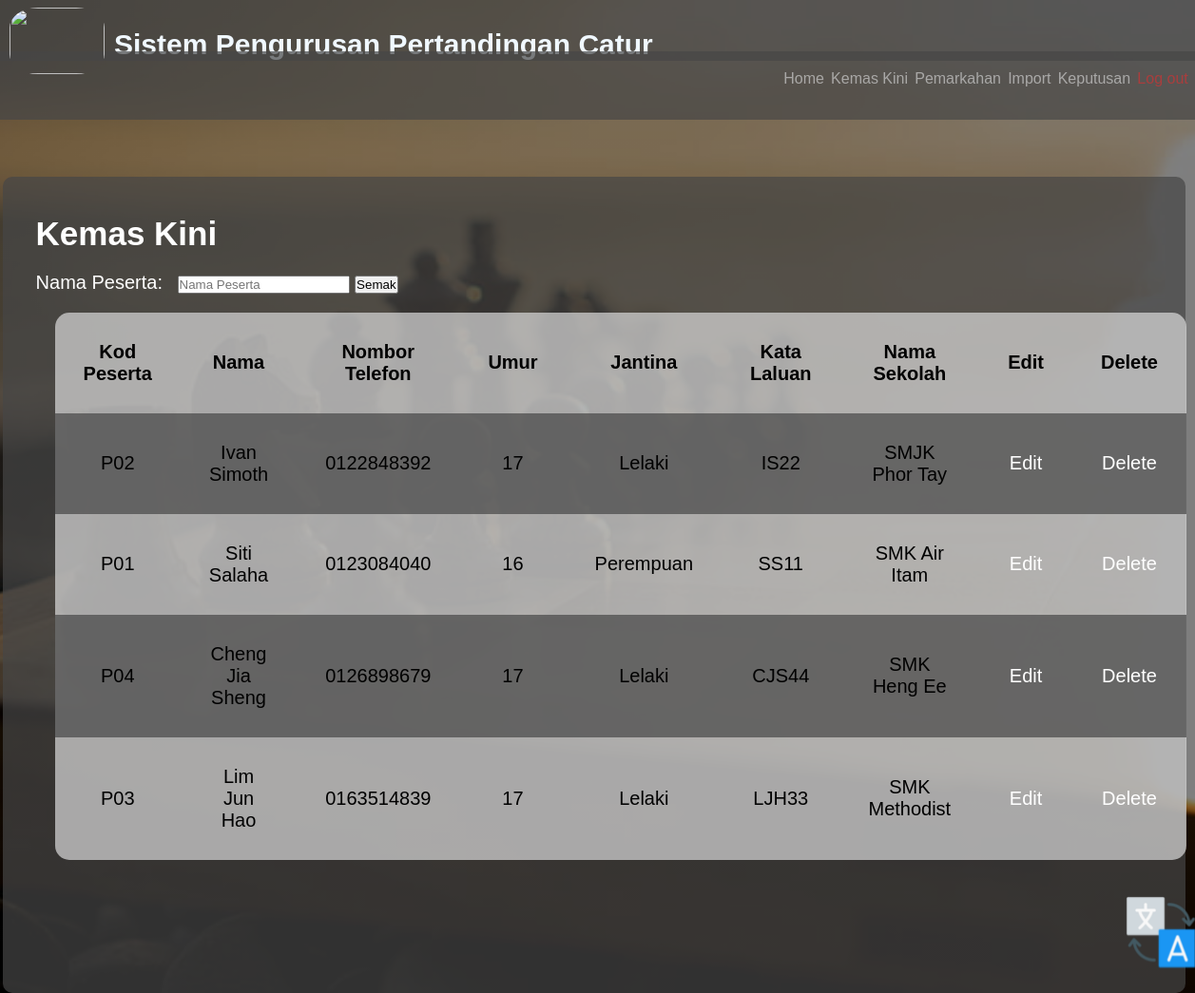
/util.php, run on the app's committed database.
### tables this page shows
CREATE TABLE `peserta` (
  `Kod_Peserta` varchar(12) NOT NULL,
  `Nama_Peserta` varchar(50) NOT NULL,
  `Nombor_Telefon` varchar(10) NOT NULL,
  `Umur` int(2) NOT NULL,
  `Jantina` varchar(9) NOT NULL,
  `Katalaluan_Peserta` varchar(5) NOT NULL,
  `Kod_Sekolah` varchar(7) NOT NULL
);

CREATE TABLE `sekolah` (
  `Kod_Sekolah` varchar(7) NOT NULL,
  `Nama_Sekolah` varchar(50) NOT NULL
);

### util.php (the view, shortened to what this page needs)
<!DOCTYPE html>
<link rel="stylesheet" type="text/css" href="style.css">
<?php
include('tab.php');
require_once('dbconnection.php');
?>
<body>
    <section id="contentbox">
    <b><p id="eng-Title" style="color: white;font-size: 35px; padding-left:20px;">Kemas Kini</p></b>
        <form method="POST" action="util.php">
        <p style="padding-top:20px; padding-left:20px; color:white;font-size: 20px">Nama Peserta: <input name="locate" style="margin-left: 10px;" type="text" placeholder="Nama Peserta">
        <input type="submit" name="semak" id="run" value="Semak"></p>
        </form>
        <table>
            <tr>
                <th id="eng-kod">Kod Peserta</th>
                <th id="eng-name">Nama</th>
                <th id="eng-age">Nombor Telefon</th>
                <th id="eng-age">Umur</th>
                <th id="eng-age">Jantina</th>
                <th id="eng-pw">Kata Laluan</th>
                <th id="eng-school">Nama Sekolah</th>
                <th>Edit</th>
                <th>Delete</th>
            </tr>
        <?php
            $sql = "SELECT Kod_Peserta, Nama_Peserta, Nombor_Telefon, Umur, Jantina ,sekolah.Nama_Sekolah , Katalaluan_Peserta  FROM peserta
            INNER JOIN sekolah ON peserta.Kod_Sekolah = sekolah.Kod_Sekolah
            ORDER BY Nama_Sekolah";
            $result = $con->query($sql);
            if ($result->num_rows >0){
                while($row = $result -> fetch_assoc()){
                    echo "<tr>";
                    echo "<td>" .$row['Kod_Peserta']."</td>";
                    echo "<td>" .$row['Nama_Peserta']."</td>";
                    echo "<td>" .$row['Nombor_Telefon']."</td>";
                    echo "<td>" .$row['Umur']."</td>";
                    echo "<td>" .$row['Jantina']."</td>";
                    echo "<td>" .$row['Katalaluan_Peserta']."</td>";
                    echo "<td>" .$row['Nama_Sekolah']."</td>";
                    echo "<td><a class='changes' href='update.php?id=".$row['Kod_Peserta']."'>Edit</a></td>";
                    echo "<td><a class='changes' href='delete.php?id=".$row['Kod_Peserta']."'onclick='del()''>Delete</a></td>";
                    echo "</tr>";
                }
            }
            ?>
        </table>
    </section>
    <button class="translate" name="button" id="1" onclick="myFunction()"></button>

### tab.php (shortened to what this page needs)
<!DOCTYPE html>
<head>
    <link rel="stylesheet" href="tab.css">
</head>
<body>
        <img src="logo.png" class="logo">
        <b><p class="title">Sistem Pengurusan Pertandingan Catur</p></b>
        <nav>
            <ul class="tabscollab">
                <div class= "tab sp"><li><a href="welcome.php">Home</a></li></div>
                <div class= "tab"><li><a href="util.php">Kemas Kini</a></li></div>
                <div class= "tab"><li><a href="marking.php">Pemarkahan</a></li></div>
                <div class= "tab"><li><a href="import.php">Import</a></li></div>
                <div class= "tab"><li><a href="leaderboard.php">Keputusan</a></li></div>
                <div class= "tab"><li><a href="login.php" style="color:red;" onclick="out()">Log out</a></li></div>
            </ul>
        </nav>
</body>

### style.css (style rules this page uses)
body { font-family: arial, sans-serif; width: 100%; min-height: 100%; background-image: linear-gradient(rgba(0,0,0,.5), rgba(0,0,0,.5)), url(bg.jpg); background-position: center; background-size: cover; justify-content: center; align-items: center; display: inline; background-attachment: fill; background-repeat: no-repeat; margin:0; padding:0; }
#contentbox { margin-left: 100px; margin-right: 10px; margin-top: 60px; padding-top: 40px; padding-bottom: 140px; padding-left: 15px; padding-right: 15px; text-align: left; background-color:rgba(70, 70, 70, 0.7); border-radius: 10px; width:99%; float: right; }
table { font-family: arial, sans-serif; font-size: 15px; border-collapse: collapse; width: 76.5%; margin-top: 20px; margin-left: 40px; background:rgba(218, 218, 218, 0.7); border-radius: 15px; }
td, th { font-size: 20px; text-align: center; padding: 30px; }
tr:nth-child(even) { background-color :rgba(70, 70, 70, 0.7); }
.translate { transition-duration: 0.2s; background-image: url(translate.png); background-color: transparent; background-repeat: no-repeat; background-color: transparent; border: none; object-fit: contain; position:fixed; right: 0; bottom: 0; margin: 0; padding: 0; width: 6%; height: 10%; z-index: 99999 !important; }

### tab.css (style rules this page uses)
* { margin: 0px; padding: 0px; box-sizing: border-box; }
.logo { margin-top: 50px; position:absolute; width:100px; height:70px; float:right; border-radius:30%; float:left; z-index:1; transform: translate(10%, -60%); }
.title { font-family: arial, sans-serif; color: aliceblue; background: rgba(70, 70, 70, 0.7); padding-left: 2vh; font-size: 18px; padding-top:30px; padding-left:120px; font-size:30px; }
nav { position: sticky; align-items: center; width: 100%; height: 4.5rem; background-color: rgba(70, 70, 70, 0.7); }
.logo { float: left; }
.tabscollab { display: flex; margin-top: -0.8%; width: 100%; text-decoration: none; list-style-type: none; justify-content: space-evenly; }
.tab { filter: contrast(60%) opacity(0.7); transition: 600ms; margin-top: 20px; color: aliceblue; }
.sp { margin-left: 65%; }
a:link { color: white; text-decoration: none; }

### data on the page
peserta: Kod_Peserta "P02", Nama_Peserta "Ivan Simoth", Nombor_Telefon "0122848392", Umur "17", Jantina "Lelaki", Katalaluan_Peserta "IS22", Kod_Sekolah.Nama_Sekolah "SMJK Phor Tay"
peserta: Kod_Peserta "P01", Nama_Peserta "Siti Salaha", Nombor_Telefon "0123084040", Umur "16", Jantina "Perempuan", Katalaluan_Peserta "SS11", Kod_Sekolah.Nama_Sekolah "SMK Air Itam"
peserta: Kod_Peserta "P04", Nama_Peserta "Cheng Jia Sheng", Nombor_Telefon "0126898679", Umur "17", Jantina "Lelaki", Katalaluan_Peserta "CJS44", Kod_Sekolah.Nama_Sekolah "SMK Heng Ee"
peserta: Kod_Peserta "P03", Nama_Peserta "Lim Jun Hao", Nombor_Telefon "0163514839", Umur "17", Jantina "Lelaki", Katalaluan_Peserta "LJH33", Kod_Sekolah.Nama_Sekolah "SMK Methodist"
